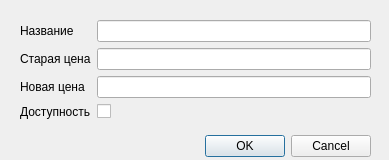
<?xml version="1.0" encoding="UTF-8"?>
<ui version="4.0">
 <class>Edit_Securities</class>
 <widget class="QDialog" name="Edit_Securities">
  <property name="geometry">
   <rect>
    <x>0</x>
    <y>0</y>
    <width>389</width>
    <height>160</height>
   </rect>
  </property>
  <property name="windowTitle">
   <string>Dialog</string>
  </property>
  <widget class="QDialogButtonBox" name="buttonBox">
   <property name="geometry">
    <rect>
     <x>30</x>
     <y>130</y>
     <width>341</width>
     <height>32</height>
    </rect>
   </property>
   <property name="orientation">
    <enum>Qt::Horizontal</enum>
   </property>
   <property name="standardButtons">
    <set>QDialogButtonBox::Cancel|QDialogButtonBox::Ok</set>
   </property>
  </widget>
  <widget class="QWidget" name="formLayoutWidget">
   <property name="geometry">
    <rect>
     <x>20</x>
     <y>20</y>
     <width>351</width>
     <height>111</height>
    </rect>
   </property>
   <layout class="QFormLayout" name="formLayout">
    <item row="0" column="0">
     <widget class="QLabel" name="label">
      <property name="text">
       <string>Название</string>
      </property>
     </widget>
    </item>
    <item row="1" column="0">
     <widget class="QLabel" name="label_2">
      <property name="text">
       <string>Старая цена</string>
      </property>
     </widget>
    </item>
    <item row="2" column="0">
     <widget class="QLabel" name="label_3">
      <property name="text">
       <string>Новая цена</string>
      </property>
     </widget>
    </item>
    <item row="3" column="0">
     <widget class="QLabel" name="label_4">
      <property name="text">
       <string>Доступность</string>
      </property>
     </widget>
    </item>
    <item row="0" column="1">
     <widget class="QLineEdit" name="nameEdit"/>
    </item>
    <item row="1" column="1">
     <widget class="QLineEdit" name="oCostEdit">
      <property name="readOnly">
       <bool>true</bool>
      </property>
     </widget>
    </item>
    <item row="2" column="1">
     <widget class="QLineEdit" name="nCostEdit"/>
    </item>
    <item row="3" column="1">
     <widget class="QCheckBox" name="availableBox">
      <property name="text">
       <string/>
      </property>
     </widget>
    </item>
   </layout>
  </widget>
 </widget>
 <resources/>
 <connections>
  <connection>
   <sender>buttonBox</sender>
   <signal>accepted()</signal>
   <receiver>Edit_Securities</receiver>
   <slot>accept()</slot>
   <hints>
    <hint type="sourcelabel">
     <x>248</x>
     <y>254</y>
    </hint>
    <hint type="destinationlabel">
     <x>157</x>
     <y>274</y>
    </hint>
   </hints>
  </connection>
  <connection>
   <sender>buttonBox</sender>
   <signal>rejected()</signal>
   <receiver>Edit_Securities</receiver>
   <slot>reject()</slot>
   <hints>
    <hint type="sourcelabel">
     <x>316</x>
     <y>260</y>
    </hint>
    <hint type="destinationlabel">
     <x>286</x>
     <y>274</y>
    </hint>
   </hints>
  </connection>
 </connections>
</ui>
